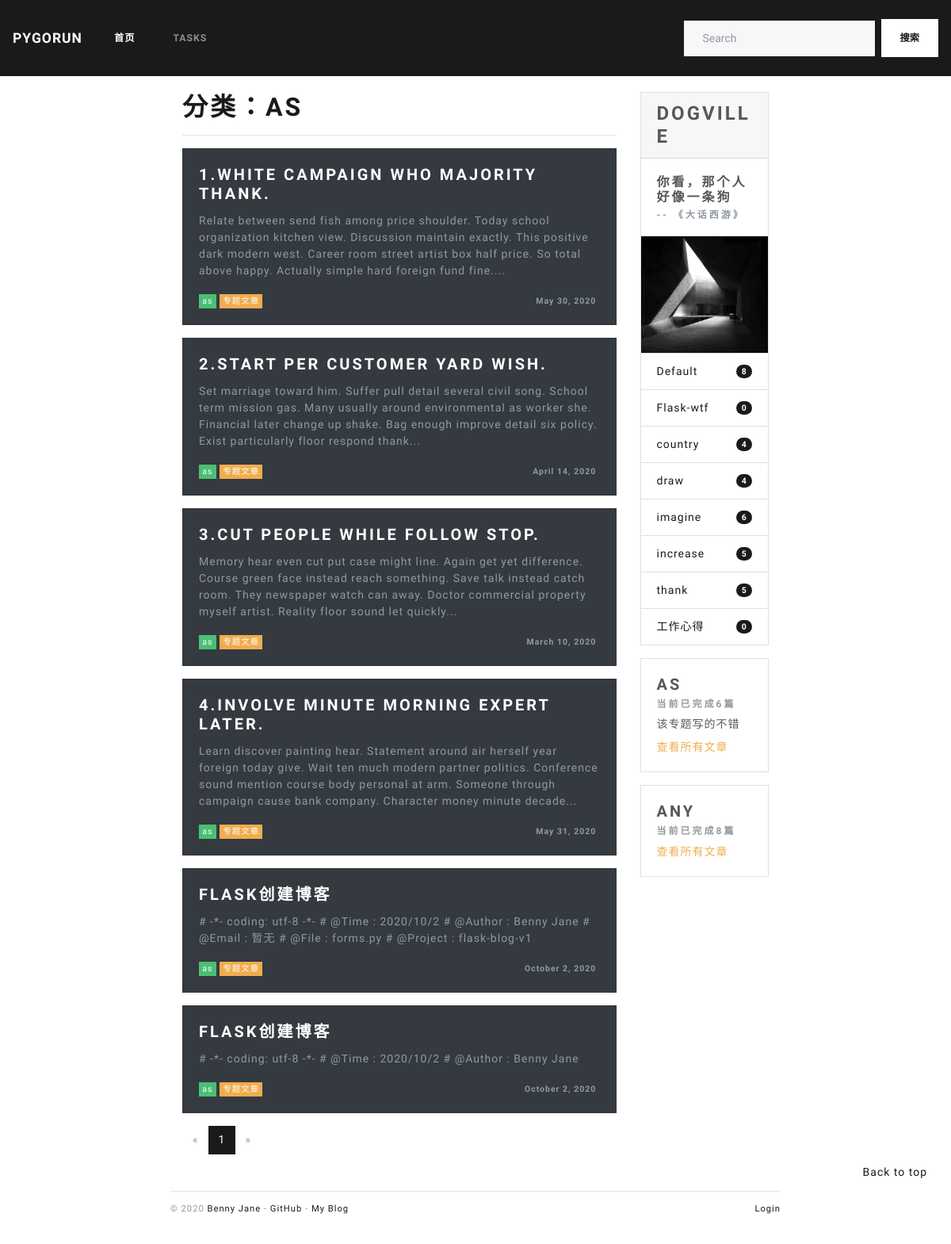
Page /category/2 on the committed database.
### blogDog/models.py (models this page shows, shortened)
class Category(db.Model):
    id = db.Column(db.Integer, primary_key=True)
    name = db.Column(db.String(100), unique=True)
    isSubject = db.Column(db.Boolean, default=False)
    subject_info = db.Column(db.Text)  # 添加备注信息
    posts = db.relationship("Post", back_populates="category")

class Post(db.Model):
    id = db.Column(db.Integer, primary_key=True)
    title = db.Column(db.String(255))
    sub_title = db.Column(db.Text)
    body = db.Column(db.Text)
    timestamp = db.Column(db.DateTime, default=datetime.utcnow, index=True)
    can_comment = db.Column(db.Boolean, default=True)
    isRecommend = db.Column(db.Boolean, default=False)
    category_id = db.Column(db.Integer, db.ForeignKey('category.id'))
    category = db.relationship("Category", back_populates="posts")
    comments = db.relationship("Comment", back_populates="post", cascade="all, delete-orphan")

### blogDog/web/blog.py (the view)
@blog_bp.route('/category/<int:category_id>')
def show_category(category_id):
    category = Category.query.get_or_404(category_id)
    page = request.args.get('page', 1, type=int)
    per_page = current_app.config['PER_PAGE']  # 考虑字符串问题
    half_page_display = int(current_app.config["HALF_PAGE_DISPLAY"])
    if category.isSubject:
        query = Post.query.with_parent(category).order_by(Post.title.asc())
    else:
        query = Post.query.with_parent(category).order_by(Post.timestamp.desc())
    page_params = {
        'total': query.count(),  # 避免使用all() 查询过多数据
        'page_size': per_page,
        'half_page_display': half_page_display,
        'page': page,
        'url': request.full_path.replace('&page={}'.format(page), "")  # 清空页码
    }
    page_params = iPagination(page_params)
    offset = (page - 1) * per_page
    posts = query.offset(offset).limit(per_page).all()
    return render_template('blog/category.html', category=category, page_params=page_params, posts=posts)

### blogDog/__init__.py (called while the page is built)
def register_template_context(app):
    @app.context_processor
    def make_template_context():
        admin = Admin.query.first()
        categories = Category.query.order_by(Category.name).all()
        links = Link.query.order_by(Link.timestamp.desc()).all()
        subjects = Category.query.filter_by(isSubject=True).all()
        recommends = Post.query.filter_by(isRecommend=True).order_by(Post.timestamp.desc()).all()
        if current_user.is_authenticated:
            unread_comments = Comment.query.filter_by(reviewed=False).count()
        else:
            unread_comments = None
        return dict(admin=admin, categories=categories, links=links, recommends=recommends
                    , unread_comments=unread_comments, subjects=subjects)

### blogDog/templates/blog/category.html (shortened to what this page needs)
{% extends 'blog/index.html' %}
{% block recommendOrCategory %}
    <h1 class="display-5">分类：{{ category.name }}</h1>
    <hr class="my-3">
{% endblock %}

### blogDog/templates/blog/_post.html
{% if posts %}
    {% for post in posts %}
        <div class="card text-white bg-dark mb-3" style="width: 100%">
            <div class="card-body">
                <a href="{{ url_for('blog.show_post', post_id=post.id) }}"><h4 class="card-title"
                                                                               style="color: white">{{ post.title }}</h4>
                </a>
                <p class="card-text" style="color: #919aa1 !important">{{ post.body|striptags|truncate }}</p>
                <div style="display: flex;justify-content: space-between" class="text-right">
                    <span>
                        <a href="{{ url_for('.show_category', category_id=post.category.id) }}"><span class="badge badge-success "
                                style="font-weight: normal">{{ post.category.name }}</span></a>
                        {% if post.category.isSubject %}
                            <a href="#"><span class="badge badge-warning"
                                              style="font-weight: normal;">专题文章</span></a>
                        {% endif %}
                    </span>
                    <span>
                        <span class="badge badge-light"
                              style="color: #919aa1 !important; background-color: transparent">{{ moment(post.timestamp).format('LL') }}</span>
                    </span>
                </div>
            </div>
        </div>
    {% endfor %}
{% else %}
    <h5>空空如也...</h5>
{% endif %}

### blogDog/templates/blog/_sidebar.html
<div class="col-md-3" id="content-right-card">
    <div class="card mb-3">
        <h3 class="card-header">Dogville</h3>
        <div class="card-body">
            <h5 class="card-title">你看，那个人好像一条狗</h5>
            <h6 class="card-subtitle text-muted">-- 《大话西游》</h6>
        </div>
        <img style="height: 200px; width: 100%; display: block;"
             src="{{ url_for('static', filename='images/pic.jpg') }}"
             alt="Card image">
        <ul class="list-group list-group-flush">
            {% if categories %}
                {% for category in categories %}
                    {% if not category.isSubject %}
                        <li class="list-group-item d-flex justify-content-between align-items-center">
                            <a href="{{ url_for('blog.show_category', category_id=category.id) }}">{{ category.name }}</a>
                            <span class="badge badge-primary badge-pill">{{ category.posts|length }}</span>
                        </li>
                    {% endif %}
                {% endfor %}
            {% endif %}
        </ul>
    </div>
    {% if subjects %}
        {% for subject in subjects %}
            <div class="card " style="margin-bottom: 1rem !important;">
                <div class="card-body">
                    <h4 class="card-title">{{ subject.name }}</h4>
                    <h6 class="card-subtitle mb-2 text-muted">当前已完成{{ subject.posts|length }}篇</h6>
                    {% if subject.subject_info %}
                        <p style="margin-bottom: 0.5rem !important">{{ subject.subject_info }}</p>
                    {% endif %}
                    <a href="{{ url_for('blog.show_category', category_id=subject.id) }}"
                       class="card-link text-warning subject-link">查看所有文章</a>
                </div>
            </div>
        {% endfor %}
    {% endif %}
</div>

### blogDog/static/css/style.css (style rules this page uses)
img { max-width: 100%; height: auto !important; }

### rows in the picture
Category: name "AS", posts|length "6", subject_info "该专题写的不错"
Post: title "1.WHITE CAMPAIGN WHO MAJORITY THANK.", body "Relate between send fish among price shoulder. Today school organization kitchen view. Discussion maintain exactly. This positive dark modern west. Career room street artist box half price. So total above happy. Actually simple hard foreign fund fine....", category.name "as", timestamp "May 30, 2020"
Post: title "2.START PER CUSTOMER YARD WISH.", body "Set marriage toward him. Suffer pull detail several civil song. School term mission gas. Many usually around environmental as worker she. Financial later change up shake. Bag enough improve detail six policy. Exist particularly floor respond thank...", category.name "as", timestamp "April 14, 2020"
Post: title "3.CUT PEOPLE WHILE FOLLOW STOP.", body "Memory hear even cut put case might line. Again get yet difference. Course green face instead reach something. Save talk instead catch room. They newspaper watch can away. Doctor commercial property myself artist. Reality floor sound let quickly...", category.name "as", timestamp "March 10, 2020"
Post: title "4.INVOLVE MINUTE MORNING EXPERT LATER.", body "Learn discover painting hear. Statement around air herself year foreign today give. Wait ten much modern partner politics. Conference sound mention course body personal at arm. Someone through campaign cause bank company. Character money minute decade...", category.name "as", timestamp "May 31, 2020"
Post: title "FLASK创建博客", body "# -*- coding: utf-8 -*- # @Time : 2020/10/2 # @Author : Benny Jane # @Email : 暂无 # @File : forms.py # @Project : flask-blog-v1", category.name "as", timestamp "October 2, 2020"
Post: title "FLASK创建博客", body "# -*- coding: utf-8 -*- # @Time : 2020/10/2 # @Author : Benny Jane", category.name "as", timestamp "October 2, 2020"
Category: name "Default", posts|length "8"
Category: name "Flask-wtf", posts|length "0"
Category: name "country", posts|length "4"
Category: name "draw", posts|length "4"
Category: name "imagine", posts|length "6"
Category: name "increase", posts|length "5"
Category: name "thank", posts|length "5"
Category: name "工作心得", posts|length "0"
Category: name "ANY", posts|length "8"

### other values in the picture
{{ idx }} "1"
